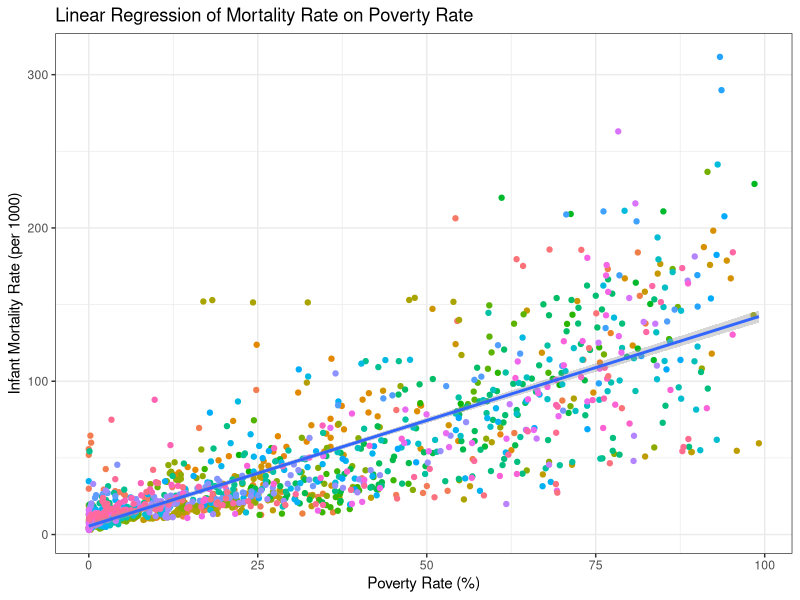

R code for this plot:
library(dplyr)
library(tidyr)
library(ggplot2)

#import files to read
mortality <- read.csv("mortality.csv")
poverty <- read.csv("poverty.csv")

#quick explorations

#see the head
head(mortality)
head(poverty)

#get a summary
summary(mortality)
summary(poverty)

#pivot to make tidy
mortality_tidy <- mortality %>% 
  pivot_longer(!country, names_to="year", values_to = "mrate") %>%
  mutate(year = as.numeric(gsub("X","",year)))
poverty_tidy <- poverty %>% 
  pivot_longer(!country, names_to="year", values_to = "prate") %>%
  mutate(year = as.numeric(gsub("X","",year)))

#join the dataframes to form data 
data <- inner_join(mortality_tidy,poverty_tidy,by=c("country"="country","year"="year")) %>% na.omit(data)

#calculate the correlation
corr <- cor(data$mrate,data$prate)
corr 

#calculate the regression model
reg <- lm(data$mrate ~ data$prate)       
#show the coefficients 
reg$coefficients

#plot the model
data %>% ggplot(aes(prate,mrate)) +
  geom_point(aes(color=factor(country)),show.legend = F) +
  geom_smooth(method = "lm") +
  theme_bw() +
  labs(title = "Linear Regression of Mortality Rate on Poverty Rate",
       x = "Poverty Rate (%)",
       y = "Infant Mortality Rate (per 1000)")

#calculate the opposite regression model
reg2 <- lm(data$prate ~ data$mrate)       
#show the coefficients 
reg2$coefficients

#get summary of regression
summary(reg)
#get summary of 2nd regression
summary(reg2)
